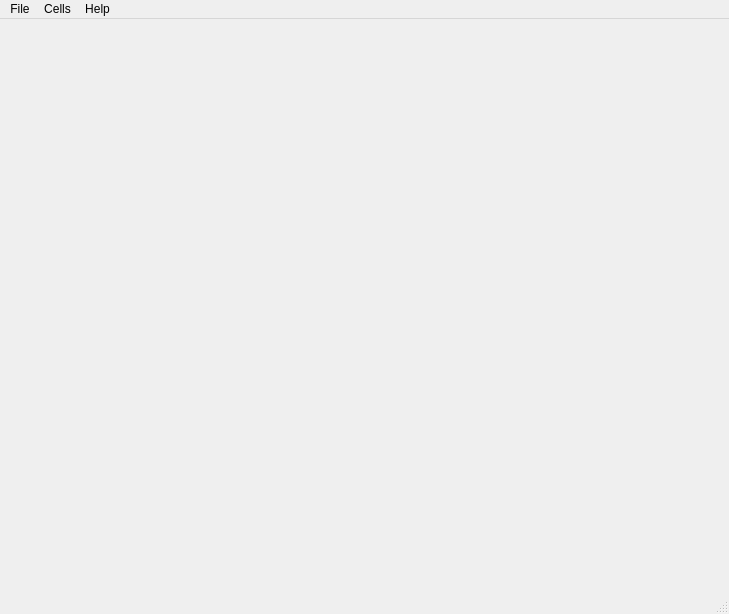
<?xml version="1.0" encoding="UTF-8"?>
<ui version="4.0">
 <class>SudokuHelper</class>
 <widget class="QMainWindow" name="SudokuHelper">
  <property name="geometry">
   <rect>
    <x>0</x>
    <y>0</y>
    <width>729</width>
    <height>614</height>
   </rect>
  </property>
  <property name="windowTitle">
   <string>SudokuHelper</string>
  </property>
  <widget class="QMenuBar" name="menuBar">
   <property name="geometry">
    <rect>
     <x>0</x>
     <y>0</y>
     <width>729</width>
     <height>25</height>
    </rect>
   </property>
   <widget class="QMenu" name="menuFile">
    <property name="title">
     <string>File</string>
    </property>
    <addaction name="actionOpen"/>
    <addaction name="actionSave"/>
    <addaction name="actionQuit"/>
   </widget>
   <widget class="QMenu" name="menuHelp">
    <property name="title">
     <string>Help</string>
    </property>
    <addaction name="actionAbout"/>
   </widget>
   <widget class="QMenu" name="menuCells">
    <property name="title">
     <string>Cells</string>
    </property>
    <addaction name="action_Hint"/>
    <addaction name="actionLock"/>
    <addaction name="actionClear"/>
    <addaction name="actionSolve"/>
   </widget>
   <addaction name="menuFile"/>
   <addaction name="menuCells"/>
   <addaction name="menuHelp"/>
  </widget>
  <widget class="QStatusBar" name="statusBar"/>
  <action name="actionAbout">
   <property name="text">
    <string>About</string>
   </property>
  </action>
  <action name="actionQuit">
   <property name="text">
    <string>&amp;Quit</string>
   </property>
  </action>
  <action name="actionLock">
   <property name="text">
    <string>Lock</string>
   </property>
   <property name="shortcut">
    <string>F3</string>
   </property>
  </action>
  <action name="actionClear">
   <property name="text">
    <string>Clear</string>
   </property>
   <property name="shortcut">
    <string>F4</string>
   </property>
  </action>
  <action name="action_Hint">
   <property name="text">
    <string>Hint</string>
   </property>
   <property name="shortcut">
    <string>F1</string>
   </property>
  </action>
  <action name="actionOpen">
   <property name="text">
    <string>Open</string>
   </property>
  </action>
  <action name="actionSolve">
   <property name="text">
    <string>Solve</string>
   </property>
   <property name="shortcut">
    <string>F5</string>
   </property>
  </action>
  <action name="actionSave">
   <property name="text">
    <string>Save</string>
   </property>
  </action>
 </widget>
 <layoutdefault spacing="6" margin="11"/>
 <resources/>
 <connections/>
</ui>
